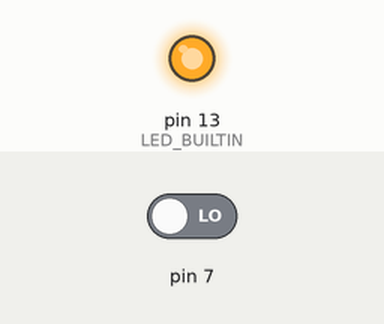
This sketch was run on a simulated Arduino Uno, built with avr-gcc and run on an emulated ATmega328P. Parts: output pins drawn as LEDs (lit = HIGH). The inputs (shaded band) are chosen by the test bench; at power-on: pin 7 LOW. What the sketch prints to the serial monitor is not drawn.

Above: at 1.2 s.
1.3 s: pin 7 driven HIGH
At 2.5 s:
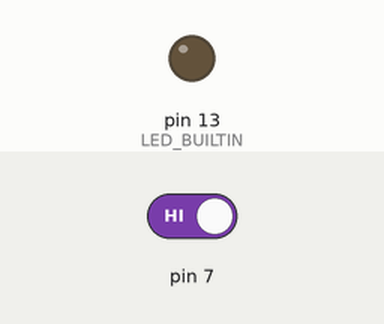
2.8 s: pin 7 driven LOW
At 3.8 s:
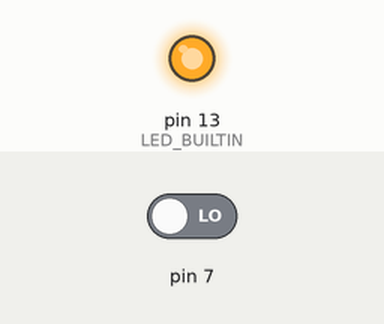
Timing chart, 0 to 5.8 s (numbered marks = the images above; inputs shaded):
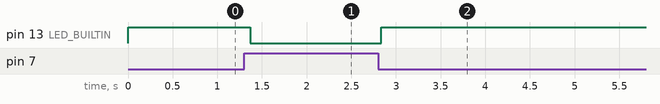

The sketch:

breadbordtest.ino
```cpp
// date: 12/08/2023
// int incomingByte = 0;
// int move[4] = {0,0,0,0};
// int writingAt = 0;
// bool receivingData = true;

void setup() {
  Serial.begin(9600); // opens serial port, sets data rate to 9600 bps
  pinMode(7, INPUT);
  pinMode(LED_BUILTIN, OUTPUT);
}

void blinkMove(int move[4]){
  delay(1000);
  for(int i = 0; i < 4; i++){
    for(int j = 0; j < move[i]; j++){
      digitalWrite(LED_BUILTIN, HIGH);
      delay(200);
      digitalWrite(LED_BUILTIN, LOW);
      delay(200);
    }
    delay(500);
  }
}

void loop() {
  int value = digitalRead(7);
  Serial.print(value);
  digitalWrite(LED_BUILTIN, (int)!(bool)value);
  delay(100);

  // if (Serial.available() > 0 && receivingData) {
  //   // read the incoming byte:
  //   incomingByte = Serial.read() - 48;

  //   if(incomingByte >= 1 && incomingByte <= 8){
  //     move[writingAt] = incomingByte;
  //     writingAt++;

  //     if(Serial.available() == 0){
  //       for(int i = 0; i < 4; i++){
  //         Serial.print(move[i]);
  //         Serial.print(" ");
  //       }
  //       Serial.print("; ");
  //       Serial.println(writingAt);
  //     }


  //     if(writingAt == 4){
  //       receivingData = false;
  //       writingAt = 0;
  //       blinkMove(move);
  //       receivingData = true;

  //     }

  //   } else {
  //     Serial.println("Invalid Input");
  //   }
  // }

  delay(5);
}
```

Measured:
- after the input at 1.3 s, pin 13 (LED_BUILTIN): HIGH → LOW after 0.07 s
- after the input at 2.8 s, pin 13 (LED_BUILTIN): LOW → HIGH at once
